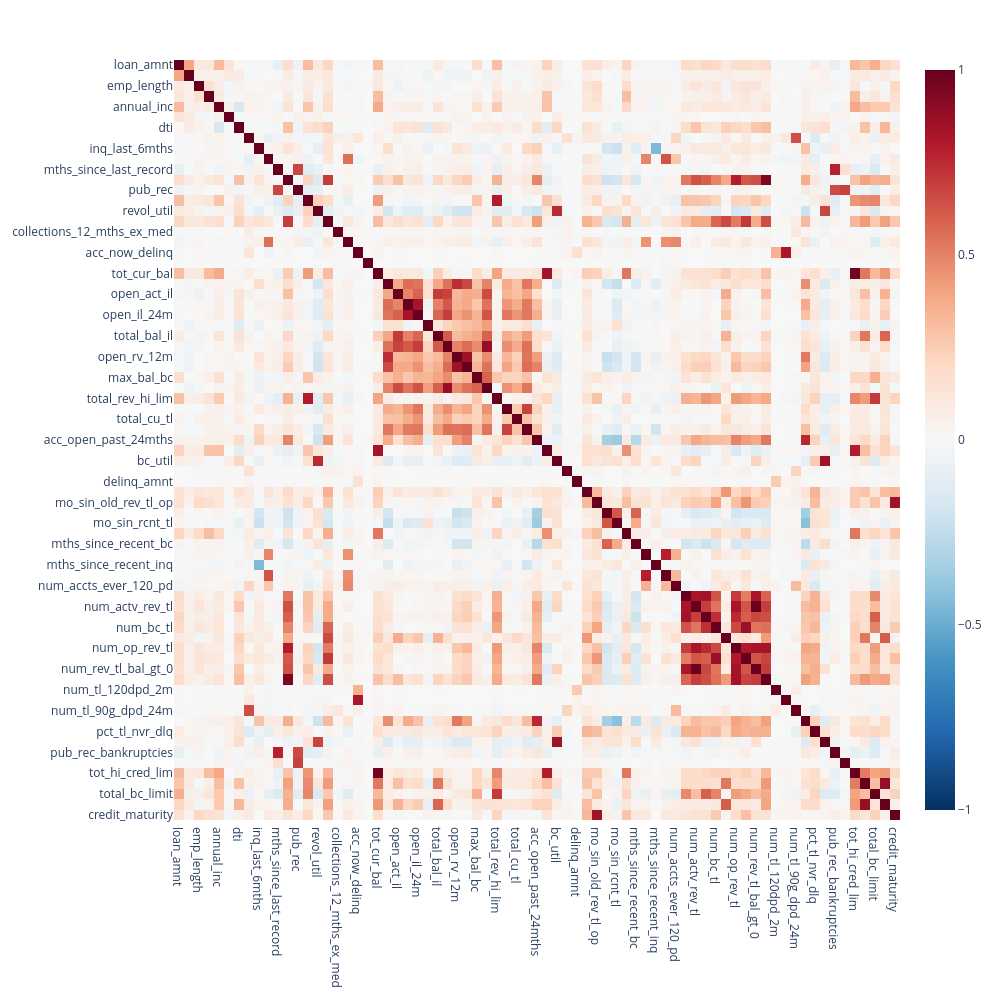
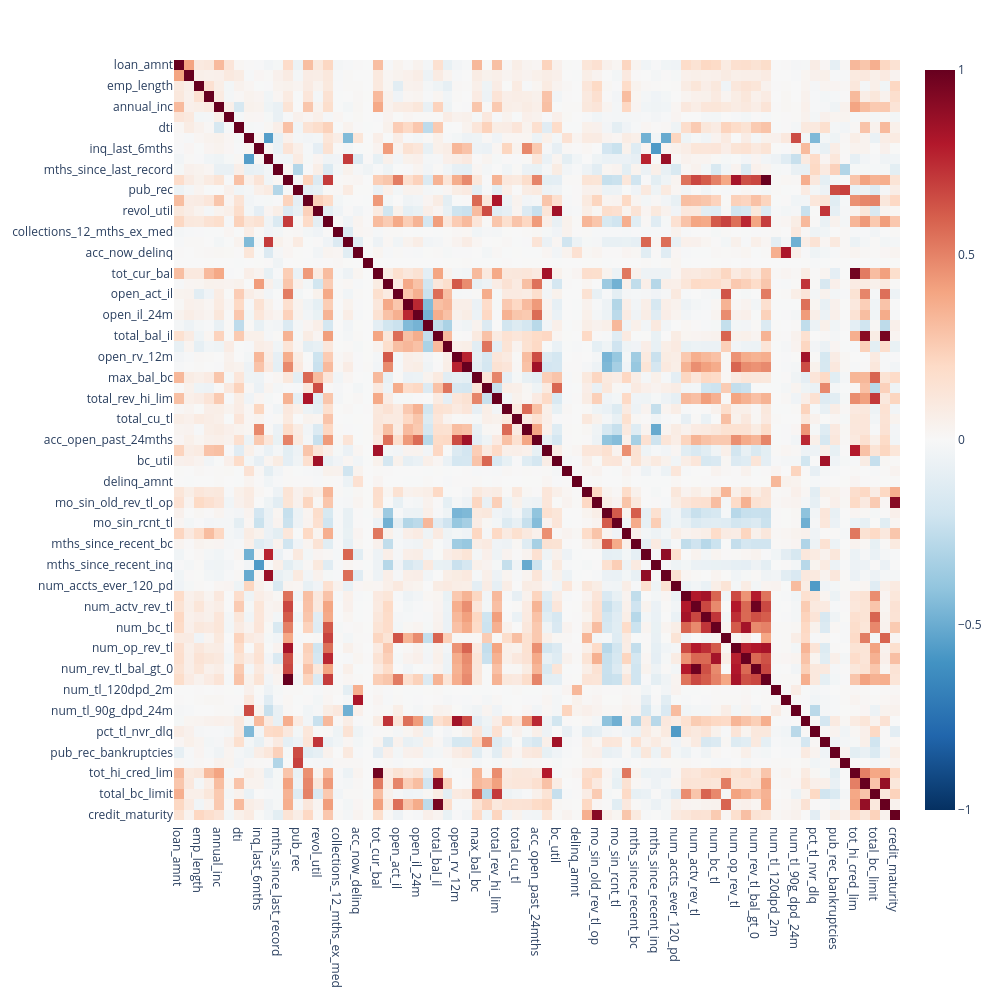
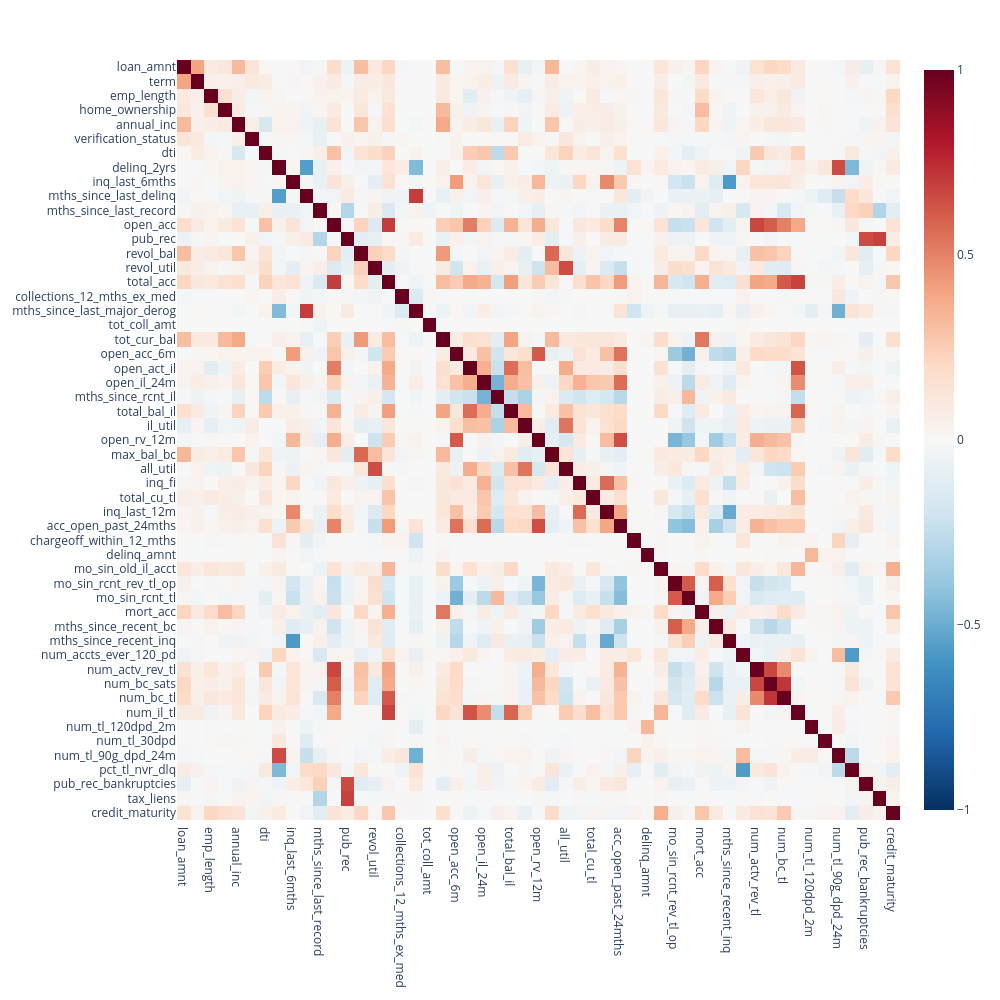

Write notebook code for charts like these, in order.
### Code cell
import numpy as np
print(X_train_tree.shape)

numeric_df = X_train.select_dtypes(include=['int64', 'float64',])

corr_matrix = numeric_df.corr(method='pearson')


fig = px.imshow(
    corr_matrix, 
    text_auto=False, 
    aspect="auto", 
    color_continuous_scale='RdBu_r', 
    zmin=-1, zmax=1
)
fig.update_layout(width=1000, height=1000)
fig.show()





numeric_df = X_train_tree.select_dtypes(include=['int64', 'float64',])

corr_matrix = numeric_df.corr(method='pearson')


fig = px.imshow(
    corr_matrix, 
    text_auto=False, 
    aspect="auto", 
    color_continuous_scale='RdBu_r', 
    zmin=-1, zmax=1
)
fig.update_layout(width=1000, height=1000)
fig.show()
X_train_tree




#check if cleaning forward selection and not cleaned are different  
#check if filling nulls give drustically different correlations this might be because of the fact that we created flag for mo_since but correlation ignores them thus there can be mo_since correlation with other variables
#FUTURE ME: Which were truthful

Y_train_encoded = Y_train.map({
    "Fully Paid": 0,
    "Charged Off": 1
})

Y_test_encoded = Y_test.map({
    "Fully Paid": 0,
    "Charged Off": 1
})

#removing highly correlated features based on better logic.
threshold = 0.75 
corr_matrix = X_train_tree.corr().abs()

# Get the upper triangle (k=1) to avoid duplicates and self-correlation
upper = corr_matrix.where(np.triu(np.ones(corr_matrix.shape), k=1).astype(bool))

# Print pairs exceeding the threshold
for col in upper.columns:
    for row in upper.index[upper[col] < -threshold ]:
        print(f"{row} & {col}: {upper.loc[row, col]:.2f}")

print(X_train_tree.shape)

#after logical decisions the below variables are getting removed. Criteria on removal included better intrerpretability and miniming problematic variables which corelate with many futures
high_multiColl = [
"num_sats","open_il_12m","open_rv_24m",
"total_rev_hi_lim","avg_cur_bal","bc_util",
"mths_since_recent_bc_dlq","mths_since_recent_revol_delinq","num_actv_bc_tl",
"num_op_rev_tl","num_rev_accts","num_rev_tl_bal_gt_0","acc_now_delinq","num_tl_op_past_12m","percent_bc_gt_75","tot_hi_cred_lim","total_bal_ex_mort","total_bc_limit",
"total_il_high_credit_limit","mo_sin_old_rev_tl_op"
]

X_train_tree = X_train_tree.drop(columns=high_multiColl)
X_test_tree = X_test_tree.drop(columns = high_multiColl)

print(X_train_tree.shape)


#Looking at matrix after removal of highly correlated variables. Improvements noticed
numeric_df = X_train_tree.select_dtypes(include=['int64', 'float64',])

corr_matrix = numeric_df.corr(method='pearson')


fig = px.imshow(
    corr_matrix, 
    text_auto=False, 
    aspect="auto", 
    color_continuous_scale='RdBu_r', 
    zmin=-1, zmax=1
)
fig.update_layout(width=1000, height=1000)
fig.show()

X_train_tree

### Figure 1 — Plotly figure (JSON) as saved in the notebook; plotly's stock layout.template omitted (floating-point values rounded to 4 significant figures; data arrays with more than 128 entries replaced by an {"elided": "..."} marker saying what was removed)
{"data": [{"coloraxis": "coloraxis", "hovertemplate": "x: %{x}<br>y: %{y}<br>color: %{z}<extra></extra>", "name": "0", "type": "heatmap", "x": ["loan_amnt", "term", "emp_length", "home_ownership", "annual_inc", "verification_status", "dti", "delinq_2yrs", "inq_last_6mths", "mths_since_last_delinq", "mths_since_last_record", "open_acc", "pub_rec", "revol_bal", "revol_util", "total_acc", "collections_12_mths_ex_med", "mths_since_last_major_derog", "acc_now_delinq", "tot_coll_amt", "tot_cur_bal", "open_acc_6m", "open_act_il", "open_il_12m", "open_il_24m", "mths_since_rcnt_il", "total_bal_il", "il_util", "open_rv_12m", "open_rv_24m", "max_bal_bc", "all_util", "total_rev_hi_lim", "inq_fi", "total_cu_tl", "inq_last_12m", "acc_open_past_24mths", "avg_cur_bal", "bc_util", "chargeoff_within_12_mths", "delinq_amnt", "mo_sin_old_il_acct", "mo_sin_old_rev_tl_op", "mo_sin_rcnt_rev_tl_op", "mo_sin_rcnt_tl", "mort_acc", "mths_since_recent_bc", "mths_since_recent_bc_dlq", "mths_since_recent_inq", "mths_since_recent_revol_delinq", "num_accts_ever_120_pd", "num_actv_bc_tl", "num_actv_rev_tl", "num_bc_sats", "num_bc_tl", "num_il_tl", "num_op_rev_tl", "num_rev_accts", "num_rev_tl_bal_gt_0", "num_sats", "num_tl_120dpd_2m", "num_tl_30dpd", "num_tl_90g_dpd_24m", "num_tl_op_past_12m", "pct_tl_nvr_dlq", "percent_bc_gt_75", "pub_rec_bankruptcies", "tax_liens", "tot_hi_cred_lim", "total_bal_ex_mort", "total_bc_limit", "total_il_high_credit_limit", "credit_maturity"], "xaxis": "x", "y": ["loan_amnt", "term", "emp_length", "home_ownership", "annual_inc", "verification_status", "dti", "delinq_2yrs", "inq_last_6mths", "mths_since_last_delinq", "mths_since_last_record", "open_acc", "pub_rec", "revol_bal", "revol_util", "total_acc", "collections_12_mths_ex_med", "mths_since_last_major_derog", "acc_now_delinq", "tot_coll_amt", "tot_cur_bal", "open_acc_6m", "open_act_il", "open_il_12m", "open_il_24m", "mths_since_rcnt_il", "total_bal_il", "il_util", "open_rv_12m", "open_rv_24m", "max_bal_bc", "all_util", "total_rev_hi_lim", "inq_fi", "total_cu_tl", "inq_last_12m", "acc_open_past_24mths", "avg_cur_bal", "bc_util", "chargeoff_within_12_mths", "delinq_amnt", "mo_sin_old_il_acct", "mo_sin_old_rev_tl_op", "mo_sin_rcnt_rev_tl_op", "mo_sin_rcnt_tl", "mort_acc", "mths_since_recent_bc", "mths_since_recent_bc_dlq", "mths_since_recent_inq", "mths_since_recent_revol_delinq", "num_accts_ever_120_pd", "num_actv_bc_tl", "num_actv_rev_tl", "num_bc_sats", "num_bc_tl", "num_il_tl", "num_op_rev_tl", "num_rev_accts", "num_rev_tl_bal_gt_0", "num_sats", "num_tl_120dpd_2m", "num_tl_30dpd", "num_tl_90g_dpd_24m", "num_tl_op_past_12m", "pct_tl_nvr_dlq", "percent_bc_gt_75", "pub_rec_bankruptcies", "tax_liens", "tot_hi_cred_lim", "total_bal_ex_mort", "total_bc_limit", "total_il_high_credit_limit", "credit_maturity"], "yaxis": "y", "z": {"elided": "73x73 float values"}}], "layout": {"coloraxis": {"cmax": 1, "cmin": -1, "colorscale": [[0, "rgb(5,48,97)"], [0.1, "rgb(33,102,172)"], [0.2, "rgb(67,147,195)"], [0.3, "rgb(146,197,222)"], [0.4, "rgb(209,229,240)"], [0.5, "rgb(247,247,247)"], [0.6, "rgb(253,219,199)"], [0.7, "rgb(244,165,130)"], [0.8, "rgb(214,96,77)"], [0.9, "rgb(178,24,43)"], [1, "rgb(103,0,31)"]]}, "height": 1000, "margin": {"t": 60}, "width": 1000, "xaxis": {"anchor": "y", "domain": [0, 1]}, "yaxis": {"anchor": "x", "autorange": "reversed", "domain": [0, 1]}}}

### Figure 2 — Plotly figure (JSON) as saved in the notebook; plotly's stock layout.template omitted (floating-point values rounded to 4 significant figures; data arrays with more than 128 entries replaced by an {"elided": "..."} marker saying what was removed)
{"data": [{"coloraxis": "coloraxis", "hovertemplate": "x: %{x}<br>y: %{y}<br>color: %{z}<extra></extra>", "name": "0", "type": "heatmap", "x": ["loan_amnt", "term", "emp_length", "home_ownership", "annual_inc", "verification_status", "dti", "delinq_2yrs", "inq_last_6mths", "mths_since_last_delinq", "mths_since_last_record", "open_acc", "pub_rec", "revol_bal", "revol_util", "total_acc", "collections_12_mths_ex_med", "mths_since_last_major_derog", "acc_now_delinq", "tot_coll_amt", "tot_cur_bal", "open_acc_6m", "open_act_il", "open_il_12m", "open_il_24m", "mths_since_rcnt_il", "total_bal_il", "il_util", "open_rv_12m", "open_rv_24m", "max_bal_bc", "all_util", "total_rev_hi_lim", "inq_fi", "total_cu_tl", "inq_last_12m", "acc_open_past_24mths", "avg_cur_bal", "bc_util", "chargeoff_within_12_mths", "delinq_amnt", "mo_sin_old_il_acct", "mo_sin_old_rev_tl_op", "mo_sin_rcnt_rev_tl_op", "mo_sin_rcnt_tl", "mort_acc", "mths_since_recent_bc", "mths_since_recent_bc_dlq", "mths_since_recent_inq", "mths_since_recent_revol_delinq", "num_accts_ever_120_pd", "num_actv_bc_tl", "num_actv_rev_tl", "num_bc_sats", "num_bc_tl", "num_il_tl", "num_op_rev_tl", "num_rev_accts", "num_rev_tl_bal_gt_0", "num_sats", "num_tl_120dpd_2m", "num_tl_30dpd", "num_tl_90g_dpd_24m", "num_tl_op_past_12m", "pct_tl_nvr_dlq", "percent_bc_gt_75", "pub_rec_bankruptcies", "tax_liens", "tot_hi_cred_lim", "total_bal_ex_mort", "total_bc_limit", "total_il_high_credit_limit", "credit_maturity"], "xaxis": "x", "y": ["loan_amnt", "term", "emp_length", "home_ownership", "annual_inc", "verification_status", "dti", "delinq_2yrs", "inq_last_6mths", "mths_since_last_delinq", "mths_since_last_record", "open_acc", "pub_rec", "revol_bal", "revol_util", "total_acc", "collections_12_mths_ex_med", "mths_since_last_major_derog", "acc_now_delinq", "tot_coll_amt", "tot_cur_bal", "open_acc_6m", "open_act_il", "open_il_12m", "open_il_24m", "mths_since_rcnt_il", "total_bal_il", "il_util", "open_rv_12m", "open_rv_24m", "max_bal_bc", "all_util", "total_rev_hi_lim", "inq_fi", "total_cu_tl", "inq_last_12m", "acc_open_past_24mths", "avg_cur_bal", "bc_util", "chargeoff_within_12_mths", "delinq_amnt", "mo_sin_old_il_acct", "mo_sin_old_rev_tl_op", "mo_sin_rcnt_rev_tl_op", "mo_sin_rcnt_tl", "mort_acc", "mths_since_recent_bc", "mths_since_recent_bc_dlq", "mths_since_recent_inq", "mths_since_recent_revol_delinq", "num_accts_ever_120_pd", "num_actv_bc_tl", "num_actv_rev_tl", "num_bc_sats", "num_bc_tl", "num_il_tl", "num_op_rev_tl", "num_rev_accts", "num_rev_tl_bal_gt_0", "num_sats", "num_tl_120dpd_2m", "num_tl_30dpd", "num_tl_90g_dpd_24m", "num_tl_op_past_12m", "pct_tl_nvr_dlq", "percent_bc_gt_75", "pub_rec_bankruptcies", "tax_liens", "tot_hi_cred_lim", "total_bal_ex_mort", "total_bc_limit", "total_il_high_credit_limit", "credit_maturity"], "yaxis": "y", "z": {"elided": "73x73 float values"}}], "layout": {"coloraxis": {"cmax": 1, "cmin": -1, "colorscale": [[0, "rgb(5,48,97)"], [0.1, "rgb(33,102,172)"], [0.2, "rgb(67,147,195)"], [0.3, "rgb(146,197,222)"], [0.4, "rgb(209,229,240)"], [0.5, "rgb(247,247,247)"], [0.6, "rgb(253,219,199)"], [0.7, "rgb(244,165,130)"], [0.8, "rgb(214,96,77)"], [0.9, "rgb(178,24,43)"], [1, "rgb(103,0,31)"]]}, "height": 1000, "margin": {"t": 60}, "width": 1000, "xaxis": {"anchor": "y", "domain": [0, 1]}, "yaxis": {"anchor": "x", "autorange": "reversed", "domain": [0, 1]}}}

### Figure 3 — Plotly figure (JSON) as saved in the notebook; plotly's stock layout.template omitted (floating-point values rounded to 4 significant figures; data arrays with more than 128 entries replaced by an {"elided": "..."} marker saying what was removed)
{"data": [{"coloraxis": "coloraxis", "hovertemplate": "x: %{x}<br>y: %{y}<br>color: %{z}<extra></extra>", "name": "0", "type": "heatmap", "x": ["loan_amnt", "term", "emp_length", "home_ownership", "annual_inc", "verification_status", "dti", "delinq_2yrs", "inq_last_6mths", "mths_since_last_delinq", "mths_since_last_record", "open_acc", "pub_rec", "revol_bal", "revol_util", "total_acc", "collections_12_mths_ex_med", "mths_since_last_major_derog", "tot_coll_amt", "tot_cur_bal", "open_acc_6m", "open_act_il", "open_il_24m", "mths_since_rcnt_il", "total_bal_il", "il_util", "open_rv_12m", "max_bal_bc", "all_util", "inq_fi", "total_cu_tl", "inq_last_12m", "acc_open_past_24mths", "chargeoff_within_12_mths", "delinq_amnt", "mo_sin_old_il_acct", "mo_sin_rcnt_rev_tl_op", "mo_sin_rcnt_tl", "mort_acc", "mths_since_recent_bc", "mths_since_recent_inq", "num_accts_ever_120_pd", "num_actv_rev_tl", "num_bc_sats", "num_bc_tl", "num_il_tl", "num_tl_120dpd_2m", "num_tl_30dpd", "num_tl_90g_dpd_24m", "pct_tl_nvr_dlq", "pub_rec_bankruptcies", "tax_liens", "credit_maturity"], "xaxis": "x", "y": ["loan_amnt", "term", "emp_length", "home_ownership", "annual_inc", "verification_status", "dti", "delinq_2yrs", "inq_last_6mths", "mths_since_last_delinq", "mths_since_last_record", "open_acc", "pub_rec", "revol_bal", "revol_util", "total_acc", "collections_12_mths_ex_med", "mths_since_last_major_derog", "tot_coll_amt", "tot_cur_bal", "open_acc_6m", "open_act_il", "open_il_24m", "mths_since_rcnt_il", "total_bal_il", "il_util", "open_rv_12m", "max_bal_bc", "all_util", "inq_fi", "total_cu_tl", "inq_last_12m", "acc_open_past_24mths", "chargeoff_within_12_mths", "delinq_amnt", "mo_sin_old_il_acct", "mo_sin_rcnt_rev_tl_op", "mo_sin_rcnt_tl", "mort_acc", "mths_since_recent_bc", "mths_since_recent_inq", "num_accts_ever_120_pd", "num_actv_rev_tl", "num_bc_sats", "num_bc_tl", "num_il_tl", "num_tl_120dpd_2m", "num_tl_30dpd", "num_tl_90g_dpd_24m", "pct_tl_nvr_dlq", "pub_rec_bankruptcies", "tax_liens", "credit_maturity"], "yaxis": "y", "z": {"elided": "53x53 float values"}}], "layout": {"coloraxis": {"cmax": 1, "cmin": -1, "colorscale": [[0, "rgb(5,48,97)"], [0.1, "rgb(33,102,172)"], [0.2, "rgb(67,147,195)"], [0.3, "rgb(146,197,222)"], [0.4, "rgb(209,229,240)"], [0.5, "rgb(247,247,247)"], [0.6, "rgb(253,219,199)"], [0.7, "rgb(244,165,130)"], [0.8, "rgb(214,96,77)"], [0.9, "rgb(178,24,43)"], [1, "rgb(103,0,31)"]]}, "height": 1000, "margin": {"t": 60}, "width": 1000, "xaxis": {"anchor": "y", "domain": [0, 1]}, "yaxis": {"anchor": "x", "autorange": "reversed", "domain": [0, 1]}}}
